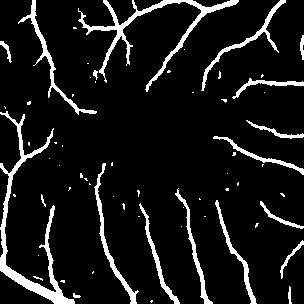
#> input picture Dataset/OCTA-500/Selected_6/10452.bmp, 304 x 304 px; its folder holds only this picture in this run
$ python error_analysis.py
#> lines starting #> are read from the running program, lines starting #| are printed output that depends on the picture; after the words box and inside, x2 and y2 are one past the last pixel; in counts of white or black regions, pixels touching at a corner belong together
### ErrorUtils/helper.py
"""
==========================================================
Helper Functions
==========================================================
"""

import os
import cv2


def load_image(path):
    """
    Load an image in grayscale.
    """
#> called with path = 'Dataset/OCTA-500/Selected_6/10452.bmp'

    image = cv2.imread(path, cv2.IMREAD_GRAYSCALE)
#> image: shape (304, 304); 9.4% white; 64 white regions (45 under 20 px), largest, box (x1, y1, x2, y2) and area: (0, 111, 75, 304) 2011, (78, 0, 239, 92) 1661, (18, 0, 97, 115) 686
#> further down, base_image is the input picture: shape (304, 304, 3); 9.4% white; 64 white regions (45 under 20 px), largest, box (x1, y1, x2, y2) and area: (0, 111, 75, 304) 2011, (78, 0, 239, 92) 1661, (18, 0, 97, 115) 686

    if image is None:
        raise FileNotFoundError(f"Cannot load image: {path}")

    return image


# [16 lines left out: function extract_patch, not called in this run]

### ErrorUtils/annotation.py
"""
==========================================================
Annotation Functions
==========================================================
"""

import cv2


COLORS = {
    "Linkage Error": (0, 0, 255),          # Red
    "Branching Error": (255, 0, 0),        # Blue
    "False Connection": (0, 255, 0),       # Green
    "Missing Vessel": (0, 255, 255),       # Yellow
    "False Vessel": (255, 0, 255)          # Purple
}


def draw_annotations(image, annotations):
    """
    Draw all saved annotations.
    """

    output = image.copy()

    for ann in annotations:

        x = ann["x"]
        y = ann["y"]
        label = ann["label"]

        color = COLORS[label]

        cv2.circle(output, (x, y), 18, color, 2)

        cv2.putText(
            output,
            label,
            (x + 20, y),
            cv2.FONT_HERSHEY_SIMPLEX,
            0.55,
            color,
            2
        )

    return output

### ErrorUtils/report.py
"""
==========================================================
Error Report Generator
==========================================================
"""

import os
import csv


def initialize_report(csv_path):
    """
    Create CSV file if it does not exist.
    """

    if not os.path.exists(csv_path):

        with open(csv_path, "w", newline="") as file:

            writer = csv.writer(file)

            writer.writerow([
                "Image",
                "X",
                "Y",
                "Detected Error"
            ])


# [20 lines left out: function save_annotation, not called in this run]

### error_analysis.py
"""
Manual Error Annotation Tool
"""

import os
import cv2
from ErrorUtils.helper import load_image
from ErrorUtils.annotation import draw_annotations
from ErrorUtils.report import initialize_report, save_annotation

INPUT_FOLDER = "Dataset/OCTA-500/Selected_6"
OUTPUT_FOLDER = "Dataset/OCTA-500/error_output"
CSV_PATH = os.path.join(OUTPUT_FOLDER, "Error_Report.csv")

os.makedirs(OUTPUT_FOLDER, exist_ok=True)
initialize_report(CSV_PATH)

ERROR_TYPES = {
    ord("1"): "Linkage Error",
    ord("2"): "Branching Error",
    ord("3"): "False Connection",
    ord("4"): "Missing Vessel",
    ord("5"): "False Vessel",
}

current_label = "Linkage Error"
annotations = []
base_image = None
display_image = None

def refresh():
    global display_image
    display_image = draw_annotations(base_image, annotations)
    cv2.putText(display_image, f"Current: {current_label}", (10,25),
                cv2.FONT_HERSHEY_SIMPLEX, 0.7, (255,255,255), 2)
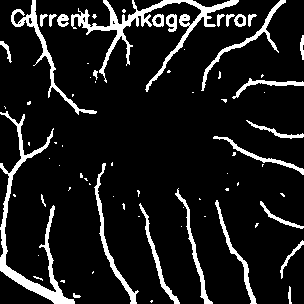
#> display_image: shape (304, 304, 3); 10.9% white; 74 white regions (46 under 20 px), largest, box (x1, y1, x2, y2) and area: (71, 0, 239, 92) 2170, (0, 111, 75, 304) 2011, (11, 0, 97, 115) 838
    cv2.imshow("Topology Error Annotation", display_image)

def mouse_callback(event, x, y, flags, param):
    if event == cv2.EVENT_LBUTTONDOWN:
        annotations.append({"x":x, "y":y, "label":current_label})
        refresh()

image_list = sorted(os.listdir(INPUT_FOLDER))

for image_name in image_list:
    annotations.clear()
    gray = load_image(os.path.join(INPUT_FOLDER, image_name))
    base_image = cv2.cvtColor(gray, cv2.COLOR_GRAY2BGR)

    cv2.namedWindow("Topology Error Annotation")
    cv2.setMouseCallback("Topology Error Annotation", mouse_callback)
    refresh()

    while True:
        key = cv2.waitKey(20) & 0xFF
#> (key Esc is pressed here)

        if key in ERROR_TYPES:
            current_label = ERROR_TYPES[key]
            refresh()

        elif key in (ord("u"), ord("U")):
            if annotations:
                annotations.pop()
            refresh()

        elif key in (ord("c"), ord("C")):
            annotations.clear()
            refresh()

        elif key in (ord("s"), ord("S")):
            out = draw_annotations(base_image, annotations)
            save_path = os.path.join(OUTPUT_FOLDER, image_name)
            cv2.imwrite(save_path, out)
            for ann in annotations:
                save_annotation(CSV_PATH, image_name, ann["x"], ann["y"], ann["label"])
            print("Saved:", save_path)

        elif key in (ord("n"), ord("N")):
            break

        elif key == 27:
            cv2.destroyAllWindows()
            raise SystemExit
#> (the program exits here)

$ run again, on Dataset/OCTA-500/Selected_6/10484.bmp
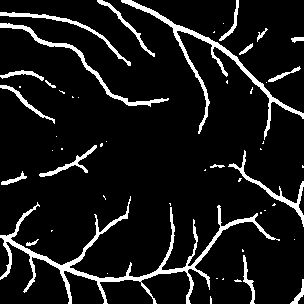
#> input picture Dataset/OCTA-500/Selected_6/10484.bmp, 304 x 304 px
#> image: shape (304, 304); 9.3% white; 52 white regions (32 under 20 px), largest, box (x1, y1, x2, y2) and area: (0, 196, 280, 304) 3057, (121, 0, 304, 140) 1613, (0, 23, 169, 107) 813
#> base_image is the input picture: shape (304, 304, 3); 9.3% white; 52 white regions (32 under 20 px), largest, box (x1, y1, x2, y2) and area: (0, 196, 280, 304) 3057, (121, 0, 304, 140) 1613, (0, 23, 169, 107) 813
#> in refresh, `cv2.putText(display_image, f"Current: {current_label}", (10,25), cv2.F..`:
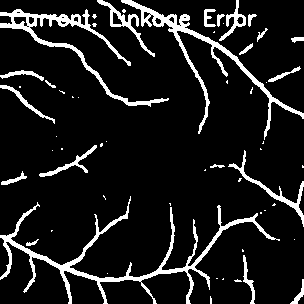
#> display_image: shape (304, 304, 3); 10.7% white; 57 white regions (35 under 20 px), largest, box (x1, y1, x2, y2) and area: (0, 196, 280, 304) 3057, (121, 0, 304, 140) 1944, (0, 9, 169, 107) 1729

$ run again, on Dataset/OCTA-500/Selected_6/10500.bmp
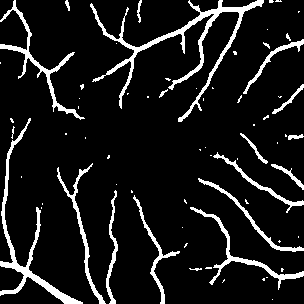
#> input picture Dataset/OCTA-500/Selected_6/10500.bmp, 304 x 304 px
#> image: shape (304, 304); 9.9% white; 68 white regions (48 under 20 px), largest, box (x1, y1, x2, y2) and area: (90, 0, 264, 122) 2325, (0, 118, 83, 304) 1477, (0, 0, 85, 120) 934
#> base_image is the input picture: shape (304, 304, 3); 9.9% white; 68 white regions (48 under 20 px), largest, box (x1, y1, x2, y2) and area: (90, 0, 264, 122) 2325, (0, 118, 83, 304) 1477, (0, 0, 85, 120) 934
#> in refresh, `cv2.putText(display_image, f"Current: {current_label}", (10,25), cv2.F..`:
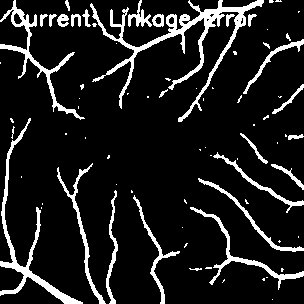
#> display_image: shape (304, 304, 3); 11.5% white; 77 white regions (49 under 20 px), largest, box (x1, y1, x2, y2) and area: (90, 0, 264, 122) 2819, (0, 118, 83, 304) 1477, (0, 0, 85, 120) 1105

$ run again, on Dataset/OCTA-500/Selected_6/10460.bmp
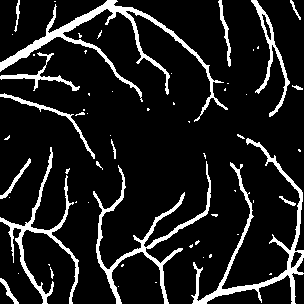
#> input picture Dataset/OCTA-500/Selected_6/10460.bmp, 304 x 304 px
#> image: shape (304, 304); 11.7% white; 60 white regions (42 under 20 px), largest, box (x1, y1, x2, y2) and area: (0, 0, 228, 122) 2647, (191, 138, 304, 304) 2198, (93, 161, 211, 304) 1851
#> base_image is the input picture: shape (304, 304, 3); 11.7% white; 60 white regions (42 under 20 px), largest, box (x1, y1, x2, y2) and area: (0, 0, 228, 122) 2647, (191, 138, 304, 304) 2198, (93, 161, 211, 304) 1851
#> in refresh, `cv2.putText(display_image, f"Current: {current_label}", (10,25), cv2.F..`:
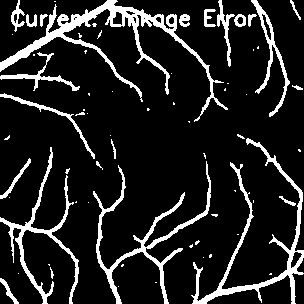
#> display_image: shape (304, 304, 3); 13.1% white; 67 white regions (43 under 20 px), largest, box (x1, y1, x2, y2) and area: (0, 0, 228, 122) 3239, (191, 138, 304, 304) 2198, (93, 161, 211, 304) 1851

$ run again, on Dataset/OCTA-500/Selected_6/10471.bmp
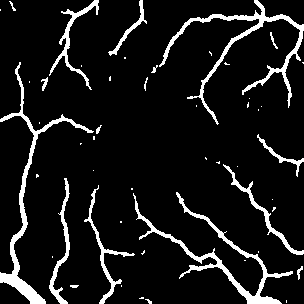
#> input picture Dataset/OCTA-500/Selected_6/10471.bmp, 304 x 304 px
#> image: shape (304, 304); 9.3% white; 50 white regions (33 under 20 px), largest, box (x1, y1, x2, y2) and area: (159, 0, 304, 125) 1844, (0, 62, 94, 304) 1788, (133, 192, 293, 304) 1786
#> base_image is the input picture: shape (304, 304, 3); 9.3% white; 50 white regions (33 under 20 px), largest, box (x1, y1, x2, y2) and area: (159, 0, 304, 125) 1844, (0, 62, 94, 304) 1788, (133, 192, 293, 304) 1786
#> in refresh, `cv2.putText(display_image, f"Current: {current_label}", (10,25), cv2.F..`:
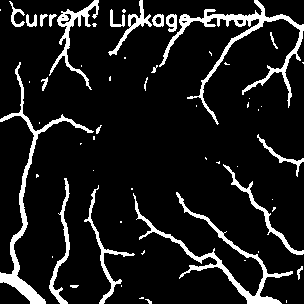
#> display_image: shape (304, 304, 3); 10.7% white; 58 white regions (35 under 20 px), largest, box (x1, y1, x2, y2) and area: (159, 0, 304, 125) 2160, (0, 62, 94, 304) 1788, (133, 192, 293, 304) 1786
